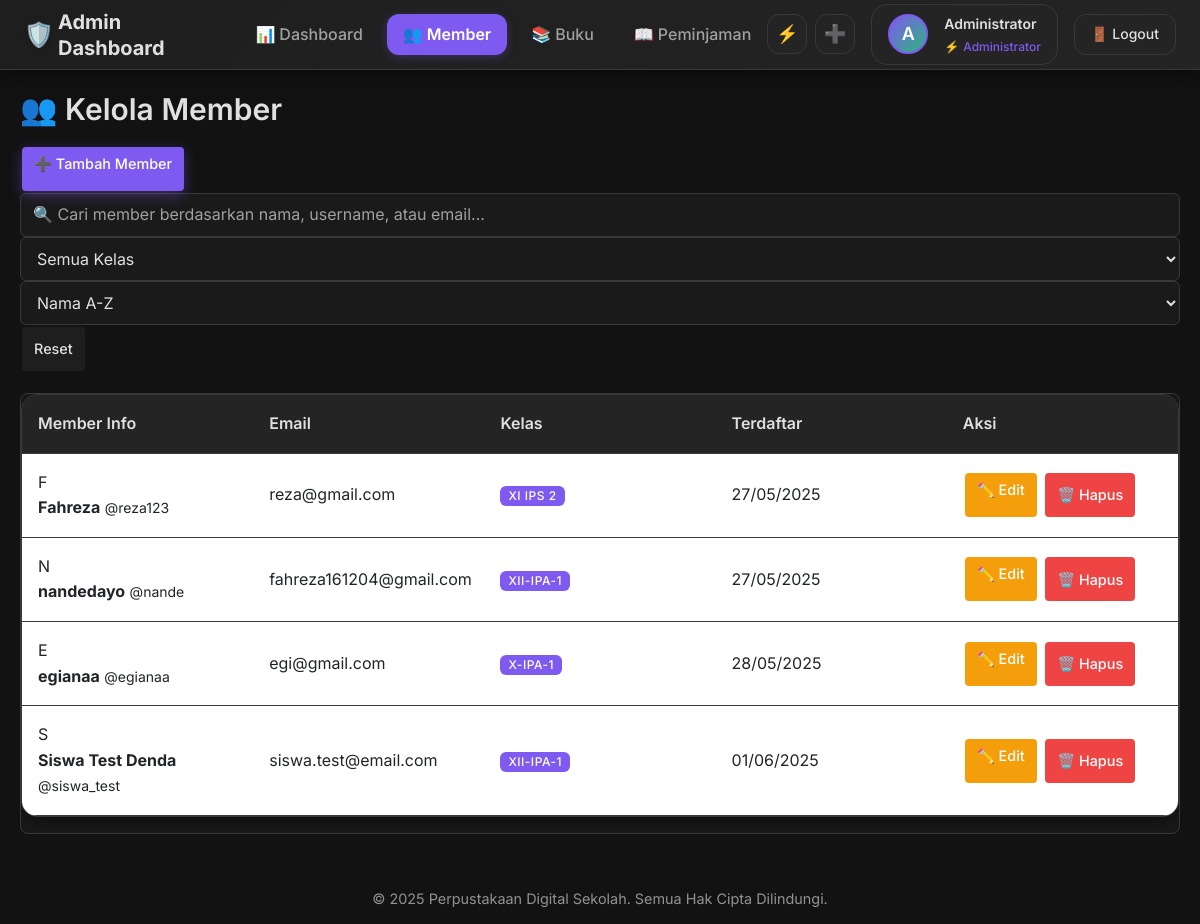
Screenshot of /admin/members (signed in) with the database file from the repository.
### app.py (models this page shows, shortened)
class User(UserMixin, db.Model):
    id = db.Column(db.Integer, primary_key=True)
    username = db.Column(db.String(80), unique=True, nullable=False)
    email = db.Column(db.String(120), unique=True, nullable=False)
    password_hash = db.Column(db.String(120), nullable=False)
    role = db.Column(db.String(20), nullable=False, default='member')  # 'admin' or 'member'
    nama_lengkap = db.Column(db.String(100), nullable=False)
    kelas = db.Column(db.String(20))  # untuk member
    profile_photo = db.Column(db.String(200))  # path to profile photo
    created_at = db.Column(db.DateTime, default=datetime.utcnow)

### app.py (the view)
@app.route('/admin/members')
@login_required
def admin_members():
    if current_user.role != 'admin':
        flash('Akses ditolak!')
        return redirect(url_for('index'))
    members = User.query.filter_by(role='member').all()
    total_active_loans = Peminjaman.query.filter_by(status='dipinjam').count()
    return render_template('admin/members.html',
                         members=members,
                         total_active_loans=total_active_loans)

### app.py (called while the page is built)
@login_manager.user_loader
def load_user(user_id):
    return User.query.get(int(user_id))

@app.context_processor
def inject_kelas_options():
    return dict(KELAS_OPTIONS=KELAS_OPTIONS)

### templates/admin/members.html (shortened to what this page needs)
{% extends "admin/base.html" %}
{% block content %}
    <div class="content-header">
        <h1>👥 Kelola Member</h1>
        <div class="header-actions">
            <a href="{{ url_for('admin_add_member') }}" class="btn btn-primary">
                ➕ Tambah Member
            </a>
        </div>
    </div>
    <div class="search-filter-section">
        <div class="search-row">
            <div class="search-input-modern">
                <input type="text"
                       id="searchInput"
                       placeholder="🔍 Cari member berdasarkan nama, username, atau email..."
                       class="search-input">
            </div>
            <select id="kelasFilter" class="filter-select">
                <option value="">Semua Kelas</option>
            </select>
            <select id="sortFilter" class="filter-select">
                <option value="nama">Nama A-Z</option>
            </select>
            <button class="btn btn-secondary" onclick="clearSearch()">
                Reset
            </button>
        </div>
    </div>
    <div class="table-container">
        <table class="table" id="membersTable">
            <thead>
                <tr>
                    <th>Member Info</th>
                    <th>Email</th>
                    <th>Kelas</th>
                    <th>Terdaftar</th>
                    <th>Aksi</th>
                </tr>
            </thead>
            <tbody>
                {% for member in members %}
                <tr class="member-row"
                    data-nama="{{ member.nama_lengkap|lower }}"
                    data-username="{{ member.username|lower }}"
                    data-email="{{ member.email|lower }}"
                    data-kelas="{{ member.kelas or '' }}">                    <td data-label="Member Info">
                        <div class="user-info">
                            <div class="user-avatar-small">
                                {{ member.nama_lengkap[0]|upper }}
                            </div>
                            <div class="user-details">
                                <strong>{{ member.nama_lengkap }}</strong>
                                <small>@{{ member.username }}</small>
                            </div>
                        </div>
                    </td>
                    <td data-label="Email">{{ member.email }}</td>
                    <td data-label="Kelas">
                        {% if member.kelas %}
                            <span class="badge badge-info">{{ member.kelas }}</span>
                        {% else %}
                            <span class="badge badge-secondary">-</span>
                        {% endif %}
                    </td>
                    <td data-label="Terdaftar">{{ member.created_at.strftime('%d/%m/%Y') }}</td>
                    <td data-label="Aksi">
                        <div class="action-buttons">
                            <a href="{{ url_for('admin_edit_member', id=member.id) }}"
                               class="btn btn-sm btn-warning"
                               title="Edit Member">
                                ✏️ Edit
                            </a>
                            <button class="btn btn-sm btn-danger delete-member-btn"
                                    data-member-id="{{ member.id }}"
                                    data-member-name="{{ member.nama_lengkap }}"
                                    title="Hapus Member">
                                🗑️ Hapus
                            </button>
                        </div>
                    </td>
                </tr>
                {% endfor %}
            </tbody>
        </table>
    </div>
{% endblock %}

### templates/admin/includes/header.html (shortened to what this page needs)
<header class="admin-main-header">
    <div class="admin-header-left">
        <h1 class="admin-header-title">
            <span class="title-icon">🛡️</span>
            <span class="title-text">Admin Dashboard</span>
        </h1>
        <ul class="admin-header-nav">
            <li>
                <a href="{{ url_for('admin_dashboard') }}" class="{% if request.endpoint == 'admin_dashboard' %}active{% endif %}">
                    <span>📊</span>
                    <span>Dashboard</span>
                </a>
            </li>
            <li>
                <a href="{{ url_for('admin_members') }}" class="{% if request.endpoint in ['admin_members', 'admin_add_member', 'admin_edit_member'] %}active{% endif %}">
                    <span>👥</span>
                    <span>Member</span>
                </a>
            </li>
            <li>
                <a href="{{ url_for('admin_books') }}" class="{% if request.endpoint in ['admin_books', 'admin_add_book', 'admin_edit_book'] %}active{% endif %}">
                    <span>📚</span>
                    <span>Buku</span>
                </a>
            </li>
            <li>
                <a href="{{ url_for('admin_loans') }}" class="{% if request.endpoint in ['admin_loans', 'admin_process_loan'] %}active{% endif %}">
                    <span>📖</span>
                    <span>Peminjaman</span>
                </a>
            </li>
        </ul>
    </div>
    <div class="admin-header-right">
        <div class="admin-quick-actions">
            <a href="{{ url_for('admin_process_loan') }}" class="quick-action-btn" title="Proses Peminjaman">
                <span>⚡</span>
            </a>
            <a href="{{ url_for('admin_add_book') }}" class="quick-action-btn" title="Tambah Buku">
                <span>➕</span>
            </a>
        </div>
        <div class="admin-user-info">
            <div class="admin-profile-photo">
                {% if current_user.profile_photo %}
                    <img src="{{ url_for('static', filename=current_user.profile_photo) }}" alt="Admin Photo">
                {% else %}
                    {{ current_user.nama_lengkap[0].upper() }}
                {% endif %}
            </div>
            <div class="admin-info-text">
                <span class="admin-greeting">{{ current_user.nama_lengkap.split()[0] }}</span>
                <span class="admin-role">
                    <span>⚡</span>
                    <span>Administrator</span>
                </span>
            </div>
        </div>
        <a href="{{ url_for('logout') }}" class="admin-logout-btn">
            <span>🚪</span>
            <span class="logout-text">Logout</span>
        </a>
    </div>
</header>

### static/table-scroll-fix.css (style rules this page uses)
* { box-sizing: border-box; }
body, html { overflow-x: hidden; scroll-behavior: smooth; -webkit-overflow-scrolling: touch; touch-action: manipulation; -webkit-text-size-adjust: 100%; text-size-adjust: 100%; }
.table-container, .loans-table-container-member, .table-wrapper-member, .admin-book-table { overflow-x: scroll !important; -webkit-overflow-scrolling: touch !important; scroll-behavior: smooth !important; width: 100% !important; display: block !important; max-width: 100% !important; position: relative !important; scrollbar-width: thin !important; scrollbar-color: #667eea #f1f5f9 !important; -ms-overflow-style: -ms-autohiding-scrollbar !important; touch-action: pan-x !important; border-radius: 8px; margin-bottom: 20px; background-color: #fff; }
.table-container table, .loans-table-container-member table, .table-wrapper-member table, .admin-book-table table { min-width: 700px !important; width: 100% !important; table-layout: fixed !important; }

### templates/admin/base.html (style rules this page uses)
input, select, textarea { background: var(--card-bg, #2a2a2a) !important; color: var(--text-color, #e0e0e0) !important; border: 1px solid var(--border-color-dark, #555) !important; padding: 8px 12px; border-radius: 6px; }
.table-container { background: var(--card-bg, #2a2a2a); border: 1px solid var(--border-color-dark, #555); border-radius: 8px; overflow: hidden; margin-top: 20px; }
table { width: 100%; border-collapse: collapse; background: var(--card-bg, #2a2a2a); }
table th { background: var(--bg-secondary-dark, #1e1e1e); color: var(--text-color, #e0e0e0); padding: 12px; border-bottom: 1px solid var(--border-color-dark, #555); text-align: left; font-weight: 600; }
table td { background: var(--card-bg, #2a2a2a); color: var(--text-color, #e0e0e0); padding: 12px; border-bottom: 1px solid var(--border-color-dark, #555); }
.btn, .btn-primary, .btn-success, .btn-warning, .btn-danger { padding: 6px 12px; border-radius: 4px; text-decoration: none; font-size: 0.9em; border: none; cursor: pointer; display: inline-block; margin: 2px; }
.btn-primary { background: var(--accent-color, #7F5AF0) !important; color: white !important; }
.btn-warning { background: #f59e0b !important; color: white !important; }
.btn-danger { background: #ef4444 !important; color: white !important; }

### rows the page displays
User: nama_lengkap "A", nama_lengkap "Administrator"
User: nama_lengkap "F", nama_lengkap "Fahreza", username "reza123", email "reza@gmail.com", kelas "XI IPS 2", created_at "27/05/2025"
User: nama_lengkap "N", nama_lengkap "nandedayo", username "nande", email "fahreza161204@gmail.com", kelas "XII-IPA-1", created_at "27/05/2025"
User: nama_lengkap "E", nama_lengkap "egianaa", username "egianaa", email "egi@gmail.com", kelas "X-IPA-1", created_at "28/05/2025"
User: nama_lengkap "S", nama_lengkap "Siswa Test Denda", username "siswa_test", email "siswa.test@email.com", kelas "XII-IPA-1", created_at "01/06/2025"
